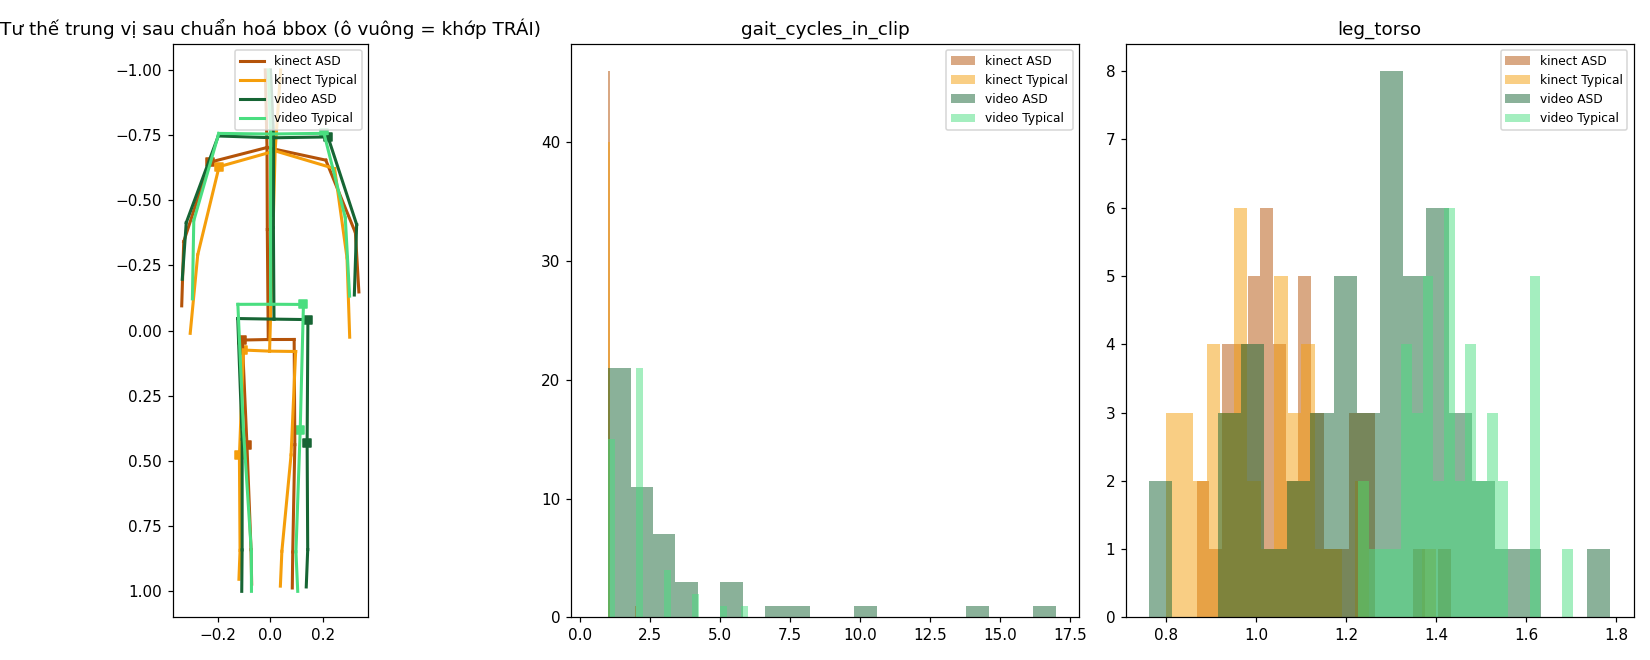

Here is the Python script that generated this plot:
"""So sánh domain Kinect25 (train base) và Dataset_video/OpenPose (fine-tune).

Đưa cả hai về đúng đầu vào model 18 khớp (layout kinect23) theo code train gốc:
  Kinect : _read_2d_excel_pairwise → bỏ khớp [1,9..14] → bbox từng frame → resample tuyến tính 128
  Video  : Excel wide → trim → BODY_25 → Kinect25 → bỏ khớp [1,9..14] → resample nearest 128 → bbox
rồi tính đặc trưng tư thế / xương / chuyển động / nhiễu, AUC phân biệt domain và hướng
khác biệt ASD–Typical trong từng domain. Ghi domain_features.csv, domain_gap_summary.csv,
domain_gap.png cạnh script.

    python domain_gap.py --root "E:/Scientific research 2025-2026/Linux_src_2/NCKH_25-26"
"""
from __future__ import annotations

import argparse
import sys
from pathlib import Path

import numpy as np
import pandas as pd
from sklearn.linear_model import LogisticRegression
from sklearn.metrics import roc_auc_score
from sklearn.model_selection import GroupKFold, cross_val_predict
from sklearn.pipeline import make_pipeline
from sklearn.preprocessing import StandardScaler

OUT = Path(__file__).resolve().parent
L = 128
REMOVE_18 = (1, 9, 10, 11, 12, 13, 14)
K25 = ["Head", "Neck", "SpineShoulder", "ShoulderLeft", "ShoulderRight", "ElbowLeft", "ElbowRight",
       "WristLeft", "WristRight", "ThumbLeft", "ThumbRight", "HandLeft", "HandRight", "HandTipLeft",
       "HandTipRight", "SpineMid", "SpineBase", "HipLeft", "HipRight", "KneeLeft", "KneeRight",
       "AnkleLeft", "AnkleRight", "FootLeft", "FootRight"]
K18 = [j for i, j in enumerate(K25) if i not in REMOVE_18]
J = {n: i for i, n in enumerate(K18)}
KINECT_DUP_DROP = {("ASD", 34), ("ASD", 18), ("ASD", 40), ("Typical", 7), ("Typical", 16), ("Typical", 20),
                   ("Typical", 29), ("Typical", 26), ("Typical", 40), ("Typical", 23), ("Typical", 28),
                   ("Typical", 14)}
KINECT_BROKEN = {("ASD", 8)}
VIDEO_DUP_DROP = {("Typical", i) for i in (32, 33, 44, 45, 47)}


def import_training(root: Path):
    argv = sys.argv[:]
    sys.argv = sys.argv[:1]
    sys.path.insert(0, str(root))
    import ULTIMATE_FINAL_TRAINING_ROUND as F  # noqa: E402
    import ULTIMATE_TRAINING_OPENPOSE_STGCN as O  # noqa: E402
    sys.argv = argv
    return F, O


def kinect_seq(F, path: Path):
    reader = F.__dict__[_dataset_class(F)]._read_2d_excel_pairwise
    raw = reader(None, path)  # (T,25,2) — hàm không dùng self
    keep = [i for i in range(25) if i not in REMOVE_18]
    x = F.normalize_by_bbox(raw[:, keep, :])
    return raw, F._resample_time(x, L)


def _dataset_class(F):
    for name, obj in vars(F).items():
        if isinstance(obj, type) and hasattr(obj, "_read_2d_excel_pairwise"):
            return name
    raise RuntimeError("không tìm thấy dataset class Kinect")


def video_seq(O, path: Path):
    xy, _ = O._parse_wide_excel(path, include_score=False)
    xy = O._trim_all_zero_ends(xy.astype(np.float32))
    if xy.shape[1] == 17:
        xy = O._expand_reduced_to_body25(xy, O.DEFAULT_EXCEL_REMOVED_KP)
    k25 = O._openpose25_to_kinect25(xy)
    keep = [i for i in range(25) if i not in REMOVE_18]
    x = O._resample_nearest(k25[:, keep, :], L)
    return k25, O._apply_normalization(x, "bbox")


# ------------------------------------------------------------------ features
def _d(x, a, b):
    return np.linalg.norm(x[:, J[a]] - x[:, J[b]], axis=-1)


def _dominant_cycles(sig):
    s = sig - sig.mean()
    if np.allclose(s, 0):
        return np.nan
    p = np.abs(np.fft.rfft(s * np.hanning(len(s)))) ** 2
    p[0] = 0
    return float(np.argmax(p[1:20]) + 1)  # số chu kỳ trong 128 frame


def features(raw25, x):
    """raw25: (T,25,2) toạ độ ảnh trước chuẩn hoá; x: (128,18,2) đầu vào model."""
    f = {}
    # trái/phải: x(vai trái) - x(vai phải) trên ảnh gốc, chuẩn theo bề rộng vai
    sl, sr = raw25[:, K25.index("ShoulderLeft"), 0], raw25[:, K25.index("ShoulderRight"), 0]
    hl, hr = raw25[:, K25.index("HipLeft"), 0], raw25[:, K25.index("HipRight"), 0]
    f["lr_shoulder_sign"] = float(np.median(np.sign(sl - sr)))
    f["lr_hip_sign"] = float(np.median(np.sign(hl - hr)))
    torso = _d(x, "SpineShoulder", "SpineBase")
    tm = np.median(torso)
    bones = {
        "shoulder_w": ("ShoulderLeft", "ShoulderRight"), "hip_w": ("HipLeft", "HipRight"),
        "upperarm": ("ShoulderLeft", "ElbowLeft"), "forearm": ("ElbowLeft", "WristLeft"),
        "thigh": ("HipLeft", "KneeLeft"), "shank": ("KneeLeft", "AnkleLeft"),
        "foot": ("AnkleLeft", "FootLeft"), "head_neck": ("Head", "SpineShoulder"),
        "spinemid_off": ("SpineMid", "SpineBase"), "hip_to_base": ("HipLeft", "SpineBase"),
    }
    for k, (a, b) in bones.items():
        f[f"bone_{k}"] = float(np.median(_d(x, a, b)) / (tm + 1e-9))
    f["torso_abs"] = float(tm)  # cạnh dài bbox = 2 → torso theo đơn vị bbox
    leg = 0.5 * (_d(x, "HipLeft", "KneeLeft") + _d(x, "KneeLeft", "AnkleLeft")
                 + _d(x, "HipRight", "KneeRight") + _d(x, "KneeRight", "AnkleRight"))
    f["leg_torso"] = float(np.median(leg / (torso + 1e-9)))
    # tư thế trung bình: vị trí y/x của vài khớp trong bbox [-1,1]
    for n in ("Head", "SpineShoulder", "SpineBase", "WristLeft", "KneeLeft", "AnkleLeft"):
        f[f"pos_y_{n}"] = float(np.median(x[:, J[n], 1]))
    f["pos_x_spread"] = float(np.median(x[:, :, 0].max(1) - x[:, :, 0].min(1)))  # bề ngang bbox (cạnh dài=2)
    f["pos_y_spread"] = float(np.median(x[:, :, 1].max(1) - x[:, :, 1].min(1)))
    # chuyển động
    v = np.diff(x, axis=0)
    a = np.diff(x, 2, axis=0)
    f["vel_mean"] = float(np.linalg.norm(v, axis=-1).mean())
    f["acc_mean"] = float(np.linalg.norm(a, axis=-1).mean())
    f["jitter_ratio"] = f["acc_mean"] / (f["vel_mean"] + 1e-9)
    f["frac_static_frames"] = float((np.linalg.norm(v, axis=-1).max(1) < 1e-6).mean())  # frame lặp (resample)
    ank = x[:, J["AnkleLeft"], 1] - x[:, J["AnkleRight"], 1]
    f["gait_cycles_in_clip"] = _dominant_cycles(ank)
    f["ankle_sep_amp"] = float(np.ptp(np.abs(x[:, J["AnkleLeft"]] - x[:, J["AnkleRight"]]).sum(-1)))
    f["wrist_swing"] = float(0.5 * (np.ptp(x[:, J["WristLeft"], 1]) + np.ptp(x[:, J["WristRight"], 1])))
    f["base_drift_x"] = float(np.ptp(x[:, J["SpineBase"], 0]))
    f["T_raw"] = int(raw25.shape[0])
    return f


# ------------------------------------------------------------------ main
def main():
    ap = argparse.ArgumentParser()
    ap.add_argument("--root", required=True)
    root = Path(ap.parse_args().root)
    F, O = import_training(root)

    rows, seqs = [], {}
    kroot = root / "Datas/Kinect25_ASD/Kinect25_ASD_NoVideos"
    for label, g in (("ASD", kroot / "Autism/children with ASD"), ("Typical", kroot / "Typical")):
        for sdir in sorted((p for p in g.iterdir() if p.is_dir()), key=lambda p: int(p.name)):
            key = (label, int(sdir.name))
            if key in KINECT_DUP_DROP or key in KINECT_BROKEN:
                continue
            raw, x = kinect_seq(F, sdir / "video/8_2d.xlsx")
            rows.append(dict(domain="kinect", label=label, idx=key[1], group=f"k_{label}_{key[1]}", **features(raw, x)))
            seqs[("kinect", label, key[1])] = x
    vroot = root / "sub_phase/exports_excels/Dataset_video"
    for label, sub in (("ASD", "Autism"), ("Typical", "Typical")):
        for p in sorted((vroot / sub).glob("*.xlsx"), key=lambda p: int(p.stem)):
            key = (label, int(p.stem))
            if key in VIDEO_DUP_DROP:
                continue
            raw, x = video_seq(O, p)
            rows.append(dict(domain="video", label=label, idx=key[1], group=f"v_{label}_{key[1]}", **features(raw, x)))
            seqs[("video", label, key[1])] = x
    df = pd.DataFrame(rows)
    df.to_csv(OUT / "domain_features.csv", index=False)
    print(df.groupby(["domain", "label"]).size())

    feats = [c for c in df.columns if c not in ("domain", "label", "idx", "group")]
    y_dom = (df.domain == "video").astype(int)
    summ = []
    for c in feats:
        x = df[c].fillna(df[c].median())
        a = roc_auc_score(y_dom, x)
        r = dict(feature=c, kinect_med=df[df.domain == "kinect"][c].median(),
                 video_med=df[df.domain == "video"][c].median(), auc_domain=max(a, 1 - a))
        for dom in ("kinect", "video"):
            s = df[df.domain == dom]
            yy = (s.label == "ASD").astype(int)
            r[f"auc_asd_{dom}"] = roc_auc_score(yy, s[c].fillna(s[c].median()))  # >0.5: cao = ASD
        r["same_direction"] = (r["auc_asd_kinect"] - 0.5) * (r["auc_asd_video"] - 0.5) > 0
        summ.append(r)
    S = pd.DataFrame(summ).sort_values("auc_domain", ascending=False)
    S.to_csv(OUT / "domain_gap_summary.csv", index=False)
    pd.set_option("display.width", 250)
    print(S.round(3).to_string(index=False))

    # domain classifier trên toàn bộ đặc trưng (CV 5 fold theo mẫu, mỗi mẫu là một trẻ/clip)
    X = df[feats].fillna(df[feats].median()).to_numpy()
    clf = make_pipeline(StandardScaler(), LogisticRegression(max_iter=2000, C=0.5))
    p = cross_val_predict(clf, X, y_dom, cv=GroupKFold(5), groups=df.group, method="predict_proba")[:, 1]
    print("domain classifier AUC (all features):", round(roc_auc_score(y_dom, p), 3))
    nosign = [c for c in feats if not c.startswith("lr_") and c != "T_raw"]
    Xn = df[nosign].fillna(df[nosign].median()).to_numpy()
    p = cross_val_predict(clf, Xn, y_dom, cv=GroupKFold(5), groups=df.group, method="predict_proba")[:, 1]
    print("domain classifier AUC (bỏ lr_sign, T_raw):", round(roc_auc_score(y_dom, p), 3))
    # classifier ASD train trên Kinect, thử trên video, và ngược lại
    for tr, te in (("kinect", "video"), ("video", "kinect")):
        a, b = df[df.domain == tr], df[df.domain == te]
        clf.fit(a[nosign].fillna(df[nosign].median()), (a.label == "ASD").astype(int))
        pb = clf.predict_proba(b[nosign].fillna(df[nosign].median()))[:, 1]
        print(f"đặc trưng ASD học trên {tr} → AUC trên {te}: {roc_auc_score((b.label == 'ASD').astype(int), pb):.3f}")

    plot(df, seqs)


def plot(df, seqs):
    import matplotlib
    matplotlib.use("Agg")
    import matplotlib.pyplot as plt
    edges = [("Head", "SpineShoulder"), ("SpineShoulder", "SpineMid"), ("SpineMid", "SpineBase"),
             ("SpineShoulder", "ShoulderLeft"), ("ShoulderLeft", "ElbowLeft"), ("ElbowLeft", "WristLeft"),
             ("SpineShoulder", "ShoulderRight"), ("ShoulderRight", "ElbowRight"), ("ElbowRight", "WristRight"),
             ("SpineBase", "HipLeft"), ("HipLeft", "KneeLeft"), ("KneeLeft", "AnkleLeft"), ("AnkleLeft", "FootLeft"),
             ("SpineBase", "HipRight"), ("HipRight", "KneeRight"), ("KneeRight", "AnkleRight"), ("AnkleRight", "FootRight")]
    fig, axes = plt.subplots(1, 3, figsize=(15, 6))
    colors = {("kinect", "ASD"): "#b45309", ("kinect", "Typical"): "#f59e0b",
              ("video", "ASD"): "#166534", ("video", "Typical"): "#4ade80"}
    ax = axes[0]
    for (dom, lab), col in colors.items():
        xs = np.stack([v for k, v in seqs.items() if k[0] == dom and k[1] == lab])
        m = np.median(xs.reshape(-1, len(K18), 2), axis=0)
        for a, b in edges:
            ax.plot([m[J[a], 0], m[J[b], 0]], [m[J[a], 1], m[J[b], 1]], color=col, lw=2,
                    label=f"{dom} {lab}" if (a, b) == edges[0] else None)
        ax.scatter(m[[J["ShoulderLeft"], J["HipLeft"], J["KneeLeft"]], 0],
                   m[[J["ShoulderLeft"], J["HipLeft"], J["KneeLeft"]], 1], color=col, marker="s", s=25)
    ax.invert_yaxis(); ax.set_aspect("equal"); ax.legend(fontsize=8)
    ax.set_title("Tư thế trung vị sau chuẩn hoá bbox (ô vuông = khớp TRÁI)")
    for ax, c in zip(axes[1:], ("gait_cycles_in_clip", "leg_torso")):
        for (dom, lab), col in colors.items():
            s = df[(df.domain == dom) & (df.label == lab)][c].dropna()
            ax.hist(s, bins=20, alpha=0.5, color=col, label=f"{dom} {lab}")
        ax.set_title(c); ax.legend(fontsize=8)
    fig.tight_layout()
    fig.savefig(OUT / "domain_gap.png", dpi=110)


if __name__ == "__main__":
    main()
